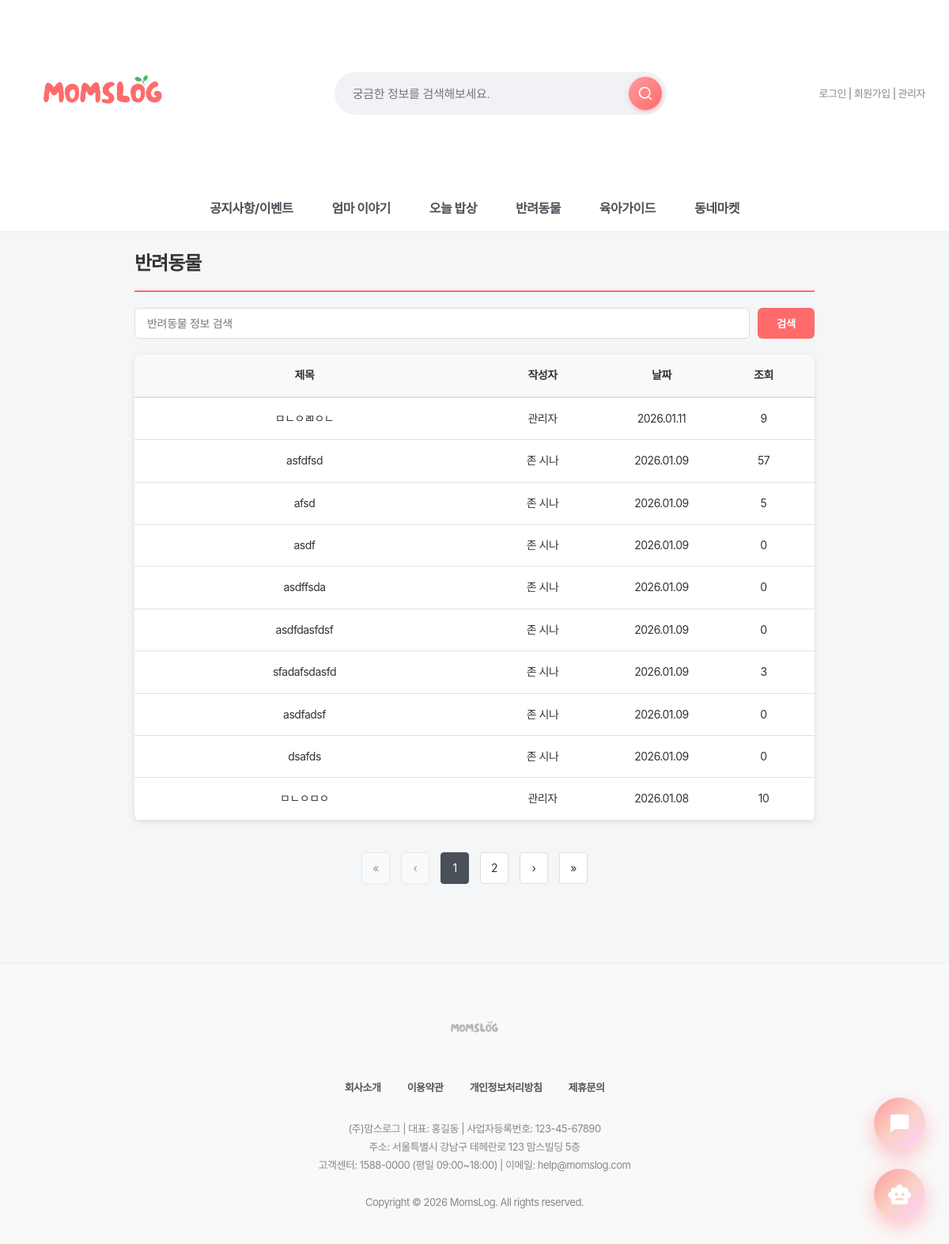
/board/pet/, run on the app's committed database.
### board/models.py (models this page shows, shortened)
class PetPost(models.Model):
    title = models.CharField(max_length=200, verbose_name="제목")
    content = models.TextField(verbose_name="내용")
    author = models.ForeignKey(
        settings.AUTH_USER_MODEL,
        on_delete=models.SET_NULL,
        null=True,
        blank=True,
        verbose_name="작성자"
    )
    views = models.IntegerField(default=0, verbose_name="조회수")
    created_at = models.DateTimeField(auto_now_add=True, verbose_name="작성일")
    updated_at = models.DateTimeField(auto_now=True, verbose_name="수정일")
    class Meta:
        verbose_name = '반려동물 게시판'
        verbose_name_plural = '반려동물 게시판'
        ordering = ['-created_at']

### accounts/models.py (models this page shows, shortened)
class User(AbstractUser):
    real_name = models.CharField("이름", max_length=30)
    nickname = models.CharField("닉네임", max_length=30, unique=True)
    jumin = models.CharField("주민번호", max_length=20)  # 000000-0000000
    phone = models.CharField("휴대폰 번호", max_length=20)
    email = models.EmailField("이메일", max_length=254)
    address = models.CharField("주소", max_length=200, blank=True, null=True)
    address_detail = models.CharField("상세주소", max_length=200, blank=True, null=True)
    point = models.PositiveIntegerField("포인트", default=0)
    grade = models.CharField("회원 등급", max_length=10, choices=GRADE_CHOICES, default="start")
    GENDER_CHOICES = [
        ('M', '남자'),
        ('F', '여자'),
    ]
    gender = models.CharField("성별", max_length=1, choices=GENDER_CHOICES, default='F')
    has_children = models.BooleanField("자녀 유무", default=False)
    CHILD_STAGE_CHOICES = [
        ("kindergarten", "유치원"),
        ("elementary", "초등학생"),
        ("middle", "중학생"),
        ("high", "고등학생"),
        ("adult", "성인"),
        ("other", "기타"),
    ]
    children_stages = models.JSONField("자녀 학령(복수)", default=list, blank=True)
    terms_agreed = models.BooleanField("약관 동의", default=False)

### board/views.py (the view)
# urls.py: path('pet/', views.pet_list, name='pet_list'),
def pet_list(request):
    from django.db.models import Q
    search_query = request.GET.get('search', '')
    posts = PetPost.objects.all().order_by('-created_at')
    if search_query:
        posts = posts.filter(
            Q(title__icontains=search_query) | Q(content__icontains=search_query)
        )
    paginator = Paginator(posts, 10)
    page_number = request.GET.get('page')
    posts = paginator.get_page(page_number)
    return render(request, 'board/pet_list.html', {
        'posts': posts,
        'search_query': search_query,
    })

### quests/context_processors.py (called while the page is built, shortened)
def today_quest(request):
    if not request.user.is_authenticated:
        return {
            "today_quest": None,
            "grade_progress": None,
        }

### board/templates/board/pet_list.html (shortened to what this page needs)
{% extends 'base.html' %}
{% block content %}
<div class="pet-container">
    <div class="pet-header">
        <h2>반려동물</h2>
    </div>
    <div class="search-box">
        <form method="get">
            <input type="text" name="search" placeholder="반려동물 정보 검색" value="{{ search_query|default:'' }}">
            <button type="submit">검색</button>
        </form>
    </div>
    {% if posts %}
    <table class="pet-table">
        <thead>
            <tr>
                <th style="width: 50%;">제목</th>
                <th style="width: 20%;">작성자</th>
                <th style="width: 15%;">날짜</th>
                <th style="width: 15%;">조회</th>
            </tr>
        </thead>
        <tbody>
            {% for post in posts %}
            <tr>
                <td class="pet-title" data-label="제목">
                    <a href="{% url 'board:pet_detail' post.id %}">{{ post.title }}</a>
                </td>
                <td data-label="작성자">
                    {% if post.author %}
                        {{ post.author.nickname|default:post.author.username }}
                    {% else %}
                        탈퇴한 사용자
                    {% endif %}
                </td>
                <td data-label="날짜">{{ post.created_at|date:"Y.m.d" }}</td>
                <td data-label="조회">{{ post.views }}</td>
            </tr>
            {% endfor %}
        </tbody>
    </table>
    {% else %}
    <div class="no-results">
        <p>아직 등록된 반려동물 글이 없습니다</p>
    </div>
    {% endif %}
    {% if posts.has_other_pages %}
    <div class="pagination-container">
        {% if posts.has_previous %}
            <a href="?page=1{% if search_query %}&search={{ search_query }}{% endif %}" class="pagination-btn">«</a>
            <a href="?page={{ posts.previous_page_number }}{% if search_query %}&search={{ search_query }}{% endif %}" class="pagination-btn">‹</a>
        {% else %}
            <span class="pagination-btn disabled">«</span>
            <span class="pagination-btn disabled">‹</span>
        {% endif %}
        {% for page_num in posts.paginator.page_range %}
            {% if posts.number == page_num %}
                <span class="pagination-btn active">{{ page_num }}</span>
            {% else %}
                <a href="?page={{ page_num }}{% if search_query %}&search={{ search_query }}{% endif %}" class="pagination-btn">{{ page_num }}</a>
            {% endif %}
        {% endfor %}
        {% if posts.has_next %}
            <a href="?page={{ posts.next_page_number }}{% if search_query %}&search={{ search_query }}{% endif %}" class="pagination-btn">›</a>
            <a href="?page={{ posts.paginator.num_pages }}{% if search_query %}&search={{ search_query }}{% endif %}" class="pagination-btn">»</a>
        {% else %}
            <span class="pagination-btn disabled">›</span>
            <span class="pagination-btn disabled">»</span>
        {% endif %}
    </div>
    {% endif %}
</div>
{% endblock %}

### static/css/style.css (style rules this page uses)
body { font-family: "Pretendard Variable", "Pretendard", -apple-system, BlinkMacSystemFont, system-ui, Roboto, "Helvetica Neue", "Segoe UI", "Apple SD Gothic Neo", "Noto Sans KR", "Malgun Gothic", "Apple Color Emoji", "Segoe UI Emoji", "Segoe UI Symbol", sans-serif; margin: 0; padding: 0; background-color: #f4f6f8; color: #333; line-height: 1.6; letter-spacing: -0.5px; -webkit-font-smoothing: antialiased; -moz-osx-font-smoothing: grayscale; }
h1, h2, h3, h4, h5, h6 { font-weight: 700; letter-spacing: -1px; margin-top: 0; }
button, input, select, textarea { font-family: "Pretendard Variable", "Pretendard", sans-serif; letter-spacing: -0.3px; }
a { text-decoration: none; color: inherit; transition: all 0.3s ease; }
button { font-family: 'Pretendard', sans-serif; }

### static/css/mobile.css (style rules this page uses)
* { box-sizing: border-box; }

### static/css/darkmode.css (style rules this page uses)
body, header, .main-nav, .card, input, textarea, select, button, table { transition: background-color 0.3s ease, color 0.3s ease, border-color 0.3s ease; }

### static/css/premium-finish.css (style rules this page uses)
* { --transition-fast: 0.2s; --transition-normal: 0.3s; --transition-slow: 0.5s; --ease-spring: cubic-bezier(0.23, 1, 0.320, 1); --ease-smooth: cubic-bezier(0.25, 0.46, 0.45, 0.94); }

### static/css/chatbot.css (style rules this page uses)
:root { --primary-gradient: linear-gradient(135deg, #FF9A9E 0%, #FAD0C4 50%, #FFD1FF 100%); --glass-bg: rgba(255, 255, 255, 0.85); --glass-border: 1px solid rgba(255, 255, 255, 0.5); --shadow-xl: 0 20px 40px rgba(0, 0, 0, 0.1), 0 10px 20px rgba(0, 0, 0, 0.05); --text-dark: #2d3436; }
body { font-family: 'Pretendard', sans-serif; }

### main/templates/base.html (style rules this page uses)
* { font-family: "Pretendard", -apple-system, BlinkMacSystemFont, system-ui, Roboto, "Helvetica Neue", "Segoe UI", "Apple SD Gothic Neo", "Noto Sans KR", "Malgun Gothic", "Apple Color Emoji", "Segoe UI Emoji", "Segoe UI Symbol", sans-serif; }

### board/templates/board/pet_list.html (style rules this page uses)
.pet-container { max-width: 900px; margin: 0 auto; padding: 20px; }
.pet-header { display: flex; justify-content: space-between; align-items: center; margin-bottom: 20px; padding-bottom: 15px; border-bottom: 2px solid #ff6b6b; flex-wrap: wrap; gap: 10px; }
.pet-header h2 { margin: 0; font-size: 24px; font-weight: 700; color: #333; }
.search-box { width: 100%; margin-bottom: 20px; }
.search-box form { display: flex; gap: 10px; }
.search-box input { flex: 1; padding: 10px 15px; border: 1px solid #ddd; border-radius: 6px; font-size: 14px; }
.search-box button { padding: 10px 24px; background: #ff6b6b; color: white; border: none; border-radius: 6px; font-weight: 600; cursor: pointer; transition: .2s; }
.pet-table { width: 100%; border-collapse: collapse; background: white; border-radius: 8px; overflow: hidden; box-shadow: 0 2px 8px rgba(0,0,0,0.1); }
.pet-table thead { background: #f8f9fa; }
.pet-table th { padding: 15px; text-align: center; font-weight: bold; border-bottom: 2px solid #dee2e6; font-size: 14px; }
.pet-table td { padding: 15px; border-bottom: 1px solid #dee2e6; text-align: center; font-size: 14px; }
.pet-title { text-align: left; }
.pet-title a { color: #333; text-decoration: none; }
.pagination-container { text-align: center; margin-top: 40px; margin-bottom: 30px; }
.pagination-btn { display: inline-block; margin: 0 5px; padding: 8px 12px; border: 1px solid #ddd; border-radius: 4px; background: white; color: #333; text-decoration: none; font-size: 14px; transition: .2s; min-width: 36px; text-align: center; }
.pagination-btn.active { background: #495057; color: white; border-color: #495057; }
.pagination-btn.disabled { cursor: not-allowed; opacity: 0.5; }

### data on the page
PetPost: title "ㅁㄴㅇㄻㅇㄴ", author.nickname "관리자", created_at "2026.01.11", views "9"
PetPost: title "asfdfsd", author.nickname "존 시나", created_at "2026.01.09", views "57"
PetPost: title "afsd", author.nickname "존 시나", created_at "2026.01.09", views "5"
PetPost: title "asdf", author.nickname "존 시나", created_at "2026.01.09", views "0"
PetPost: title "asdffsda", author.nickname "존 시나", created_at "2026.01.09", views "0"
PetPost: title "asdfdasfdsf", author.nickname "존 시나", created_at "2026.01.09", views "0"
PetPost: title "sfadafsdasfd", author.nickname "존 시나", created_at "2026.01.09", views "3"
PetPost: title "asdfadsf", author.nickname "존 시나", created_at "2026.01.09", views "0"
PetPost: title "dsafds", author.nickname "존 시나", created_at "2026.01.09", views "0"
PetPost: title "ㅁㄴㅇㅁㅇ", author.nickname "관리자", created_at "2026.01.08", views "10"

### other printed values
{{ page_num }} "1"
{{ page_num }} "2"
